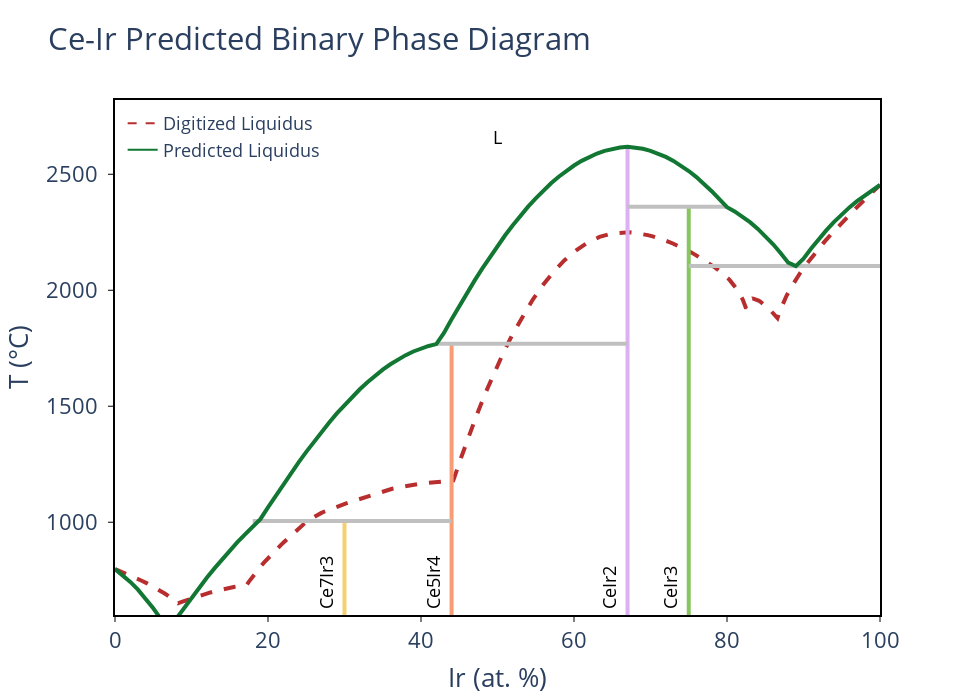

Notebook cell for this chart:
### Code cell
ce_ir_system.update_params(parameter_guesses)
adjust_liquidus_from_invariant_point(ce_ir_system, [0.08, 650])

blp = BLPlotter(ce_ir_system)
blp.show('pred+liq')

### Figure 1 — Plotly figure (JSON) as saved in the notebook; plotly's stock layout.template omitted (floating-point values rounded to 4 significant figures; data arrays with more than 128 entries replaced by an {"elided": "..."} marker saying what was removed)
{"data": [{"line": {"color": "#B82E2E", "dash": "dash", "width": 4}, "mode": "lines", "showlegend": false, "type": "scatter", "x": {"elided": "205 float values"}, "y": {"elided": "205 float values"}}, {"hovertemplate": "label=Ce7Ir3<br>x=%{x}<br>t=%{y}<extra></extra>", "legendgroup": "Ce7Ir3", "line": {"color": "rgb(246, 207, 113)", "dash": "solid", "width": 4}, "marker": {"symbol": "circle"}, "mode": "lines", "name": "Ce7Ir3", "orientation": "v", "showlegend": false, "type": "scatter", "x": [30, 30, 30, 30, 30, 30, 30, 30, 30, 30, 30, 30, 30, 30], "xaxis": "x", "y": [558.7, 877.9, 674.5, 718.0, 760.2, 629.7, 583.8, 840.3, 801.0, 1005.0, 979.9, 947.8, 913.8, -273.1], "yaxis": "y"}, {"hovertemplate": "label=Ce5Ir4<br>x=%{x}<br>t=%{y}<extra></extra>", "legendgroup": "Ce5Ir4", "line": {"color": "rgb(248, 156, 116)", "dash": "solid", "width": 4}, "marker": {"symbol": "circle"}, "mode": "lines", "name": "Ce5Ir4", "orientation": "v", "showlegend": false, "type": "scatter", "x": [44, 44, 44, 44, 44, 44, 44, 44, 44, 44, 44, 44, 44, 44, 44, 44, 44, 44, 44, 44, 44, 44, 44, 44, 44, 44, 44], "xaxis": "x", "y": [1769.0, 1749.0, 1768.0, 1760.0, 1681.0, 1604.0, 1506.0, 1390.0, 1258.0, 1114.0, 1005.0, 1658.0, 1632.0, 1573.0, 1540.0, 1469.0, 1430.0, 1347.0, 1303.0, 1211.0, 1163.0, 1064.0, 1013.0, 1736.0, 1702.0, 1720.0, -273.1], "yaxis": "y"}, {"hovertemplate": "label=CeIr2<br>x=%{x}<br>t=%{y}<extra></extra>", "legendgroup": "CeIr2", "line": {"color": "rgb(220, 176, 242)", "dash": "solid", "width": 4}, "marker": {"symbol": "circle"}, "mode": "lines", "name": "CeIr2", "orientation": "v", "showlegend": false, "type": "scatter", "x": [67, 67, 67, 67, 67, 67, 67, 67, 67, 67, 67, 67, 67, 67, 67, 67, 67, 67, 67, 67, 67, 67, 67, 67, 67, 67, 67, 67, 67, 67, 67, 67, 67, 67, 67, 67, 67, 67, 67, 67, 67], "xaxis": "x", "y": [2360.0, 1769.0, 2042.0, 2360.0, 2558.0, 2558.0, 2393.0, 2537.0, 2144.0, 2094.0, 2322.0, 2281.0, 2191.0, 2237.0, 2538.0, 2515.0, 2461.0, 2489.0, 2430.0, 2396.0, 2589.0, 2575.0, 2618.0, 2615.0, 2601.0, 2610.0, 2589.0, 2575.0, 2618.0, 2615.0, 2601.0, 2610.0, 2459.0, 2427.0, 2488.0, 2514.0, 1988.0, 1932.0, 1816.0, 1875.0, -273.1], "yaxis": "y"}, {"hovertemplate": "label=CeIr3<br>x=%{x}<br>t=%{y}<extra></extra>", "legendgroup": "CeIr3", "line": {"color": "rgb(135, 197, 95)", "dash": "solid", "width": 4}, "marker": {"symbol": "circle"}, "mode": "lines", "name": "CeIr3", "orientation": "v", "showlegend": false, "type": "scatter", "x": [75, 75, 75, 75, 75, 75, 75, 75, 75, 75, 75, 75], "xaxis": "x", "y": [2360.0, 2104.0, 2119.0, 2199.0, 2161.0, 2234.0, 2265.0, 2293.0, 2318.0, 2358.0, 2340.0, -273.1], "yaxis": "y"}, {"hovertemplate": "x=%{x}<br>y=%{y}<extra></extra>", "legendgroup": "", "line": {"color": "Silver", "dash": "solid", "width": 4}, "marker": {"symbol": "circle"}, "mode": "lines", "name": "", "orientation": "v", "showlegend": false, "type": "scatter", "x": [75, 89, 100], "xaxis": "x", "y": [2104.0, 2104.0, 2104.0], "yaxis": "y"}, {"hovertemplate": "x=%{x}<br>y=%{y}<extra></extra>", "legendgroup": "", "line": {"color": "Silver", "dash": "solid", "width": 4}, "marker": {"symbol": "circle"}, "mode": "lines", "name": "", "orientation": "v", "showlegend": false, "type": "scatter", "x": [0, 7.0, 30], "xaxis": "x", "y": [558.7, 558.7, 558.7], "yaxis": "y"}, {"hovertemplate": "x=%{x}<br>y=%{y}<extra></extra>", "legendgroup": "", "line": {"color": "Silver", "dash": "solid", "width": 4}, "marker": {"symbol": "circle"}, "mode": "lines", "name": "", "orientation": "v", "showlegend": false, "type": "scatter", "x": [67, 75, 80], "xaxis": "x", "y": [2360.0, 2360.0, 2360.0], "yaxis": "y"}, {"hovertemplate": "x=%{x}<br>y=%{y}<extra></extra>", "legendgroup": "", "line": {"color": "Silver", "dash": "solid", "width": 4}, "marker": {"symbol": "circle"}, "mode": "lines", "name": "", "orientation": "v", "showlegend": false, "type": "scatter", "x": [42, 44, 67], "xaxis": "x", "y": [1769.0, 1769.0, 1769.0], "yaxis": "y"}, {"hovertemplate": "x=%{x}<br>y=%{y}<extra></extra>", "legendgroup": "", "line": {"color": "Silver", "dash": "solid", "width": 4}, "marker": {"symbol": "circle"}, "mode": "lines", "name": "", "orientation": "v", "showlegend": false, "type": "scatter", "x": [18, 30, 44], "xaxis": "x", "y": [1005.0, 1005.0, 1005.0], "yaxis": "y"}, {"hovertemplate": "label=L<br>x=%{x}<br>t=%{y}<extra></extra>", "legendgroup": "L", "line": {"color": "#117733", "dash": "solid", "width": 4}, "marker": {"symbol": "circle"}, "mode": "lines", "name": "L", "orientation": "v", "showlegend": false, "type": "scatter", "x": [0, 0, 1, 2, 3, 4, 5, 6, 7.0, 8, 9, 10, 11, 12, 13, 14.0, 15, 16, 17, 18, 19, 20, 21, 22, 23, 24, 25, 26, 27, 28.0, 29.0, 30, 31, 32, 33, 34, 35, 36, 37, 38, 39, 40, 41, 42, 43, 44, 45, 46, 47, 48, 49, 50, 51, 52, 53, 54, 55.0, 56.0, 57.0, 58.0, 59, 60, 61, 62, 63, 64, 65, 66, 67, 68, 69, 70, 71, 72, 73, 74, 75, 76, 77, 78, 79, 80, 81, 82, 83, 84, 85, 86, 87, 88, 89, 90, 91, 92, 93, 94, 95, 96, 97, 98, 99, 100, 100], "xaxis": "x", "y": [798.2, 798.2, 770.6, 742.5, 709.4, 671.5, 629.1, 582.7, 558.7, 583.8, 629.7, 674.5, 718.0, 760.2, 801.0, 840.3, 877.9, 913.8, 947.8, 979.9, 1013.0, 1064.0, 1114.0, 1163.0, 1211.0, 1258.0, 1303.0, 1347.0, 1390.0, 1430.0, 1469.0, 1506.0, 1540.0, 1573.0, 1604.0, 1632.0, 1658.0, 1681.0, 1702.0, 1720.0, 1736.0, 1749.0, 1760.0, 1768.0, 1816.0, 1875.0, 1932.0, 1988.0, 2042.0, 2094.0, 2144.0, 2191.0, 2237.0, 2281.0, 2322.0, 2360.0, 2396.0, 2430.0, 2461.0, 2489.0, 2515.0, 2538.0, 2558.0, 2575.0, 2589.0, 2601.0, 2610.0, 2615.0, 2618.0, 2615.0, 2610.0, 2601.0, 2589.0, 2575.0, 2558.0, 2537.0, 2514.0, 2488.0, 2459.0, 2427.0, 2393.0, 2358.0, 2340.0, 2318.0, 2293.0, 2265.0, 2234.0, 2199.0, 2161.0, 2119.0, 2104.0, 2136.0, 2180.0, 2221.0, 2259.0, 2295.0, 2327.0, 2357.0, 2384.0, 2409.0, 2430.0, 2454.0, 2454.0], "yaxis": "y"}, {"line": {"color": "#B82E2E", "dash": "dash"}, "mode": "lines", "name": "Digitized Liquidus", "showlegend": true, "type": "scatter", "x": [null], "y": [null]}, {"marker": {"color": "#117733"}, "mode": "lines", "name": "Predicted Liquidus", "showlegend": true, "type": "scatter", "x": [null], "y": [null]}], "layout": {"annotations": [{"borderpad": 5, "font": {"color": "black", "size": 18}, "showarrow": false, "text": "Ce7Ir3", "textangle": -90, "x": 27.5, "y": 600, "yanchor": "bottom"}, {"borderpad": 5, "font": {"color": "black", "size": 18}, "showarrow": false, "text": "Ce5Ir4", "textangle": -90, "x": 41.5, "y": 600, "yanchor": "bottom"}, {"borderpad": 5, "font": {"color": "black", "size": 18}, "showarrow": false, "text": "CeIr2", "textangle": -90, "x": 64.5, "y": 600, "yanchor": "bottom"}, {"borderpad": 5, "font": {"color": "black", "size": 18}, "showarrow": false, "text": "CeIr3", "textangle": -90, "x": 72.5, "y": 600, "yanchor": "bottom"}, {"font": {"color": "black", "size": 18}, "showarrow": false, "text": "L", "x": 50, "y": 2659.0}], "font": {"size": 22}, "height": 700, "legend": {"font": {"size": 18}, "x": 0.01, "xanchor": "left", "y": 0.99, "yanchor": "top"}, "plot_bgcolor": "white", "showlegend": true, "title": {"text": "Ce-Ir Predicted Binary Phase Diagram"}, "width": 960, "xaxis": {"linecolor": "black", "linewidth": 2, "mirror": true, "range": [0, 100], "showline": true, "tickcolor": "black", "tickformat": ".0f", "ticks": "outside", "title": {"text": "Ir (at. %)"}}, "yaxis": {"linecolor": "black", "linewidth": 2, "mirror": true, "range": [600, 2820.0], "showline": true, "tickcolor": "black", "ticks": "outside", "ticksuffix": " ", "title": {"text": "T (°C)"}}}}
